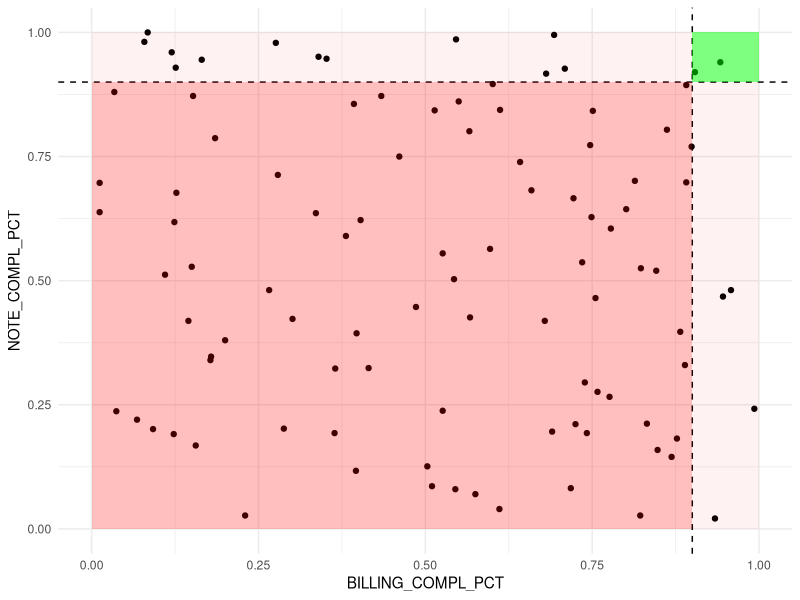
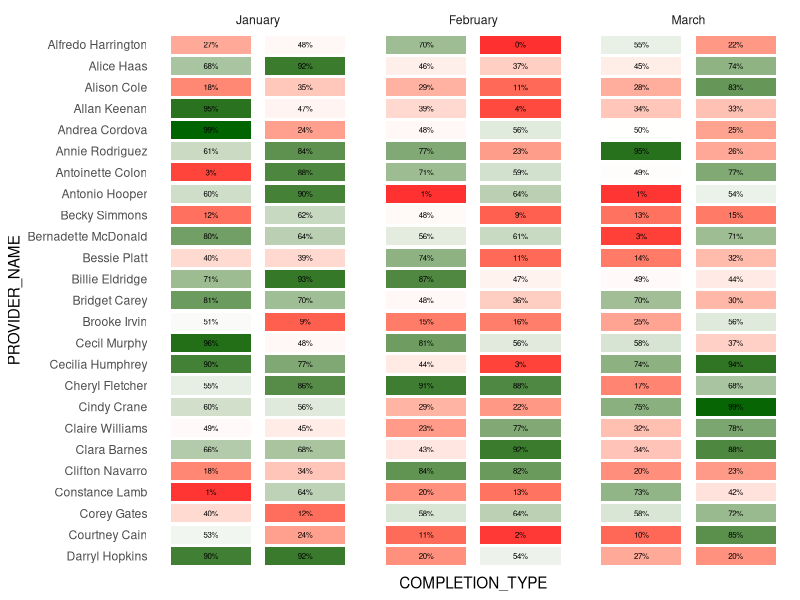
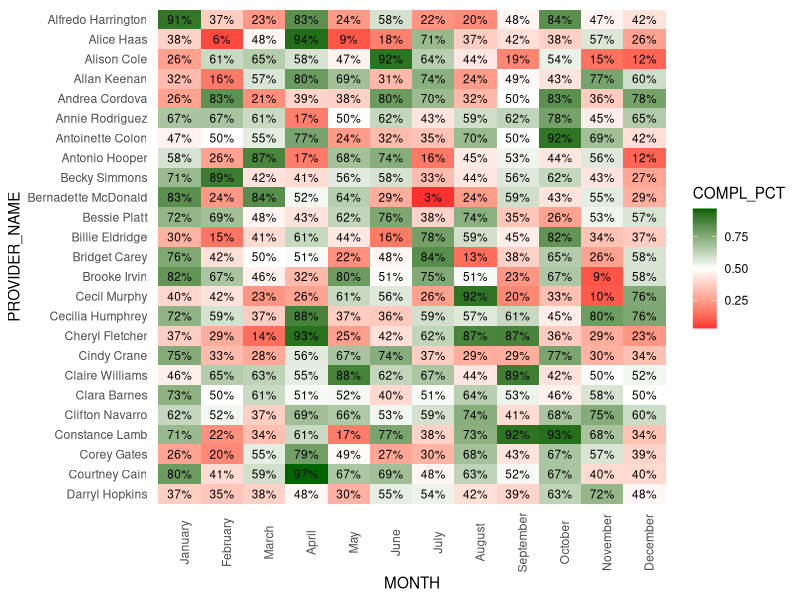

Recreate these plots in R, in order.
library(tidyverse)
library(readr)

DATASET_2 <- read_csv("DATASET_2.csv")
DATASET_2 <- DATASET_2 %>% 
    mutate(MONTH = factor(MONTH, levels = month.name, ordered = TRUE))

# Scatter Plot - ANYONE NOT IN TOP RIGHT IS IN TROUBLE
DATASET_2 %>% 
    filter(MONTH == "January") %>% 
    ggplot(mapping = aes(x = BILLING_COMPL_PCT, y = NOTE_COMPL_PCT)) + 
    geom_point() + 
    geom_hline(yintercept = 0.9, linetype = "dashed") + 
    geom_vline(xintercept = 0.9, linetype = "dashed") + 
    theme_minimal() + 
    theme(legend.position = "none") + 
    annotate(
        "rect", xmin = 0.9, xmax = 1, ymin = 0.9, ymax = 1, fill = "green", alpha = 0.5
    ) + 
    annotate(
        "rect", xmin = 0.9, xmax = 1, ymin = 0, ymax = 0.9, fill = "red", alpha = 0.05
    ) + 
    annotate(
        "rect", ymin = 0.9, ymax = 1, xmin = 0, xmax = 0.9, fill = "red", alpha = 0.05
    ) + 
    annotate(
        "rect", xmin = 0, xmax = 0.9, ymin = 0, ymax = 0.9, fill = "red", alpha = 0.25
    )

DATASET_2 <- DATASET_2 %>% 
    pivot_longer(
        cols = 4:6, 
        names_to = "COMPLETION_TYPE", 
        values_to = "COMPL_PCT"
    )
levls <- DATASET_2 %>% select(COMPLETION_TYPE) %>% distinct() %>% pull()

DATASET_2 <- DATASET_2 %>% 
    mutate(COMPLETION_TYPE = factor(COMPLETION_TYPE, levels = levls, ordered = TRUE))

PROVS <- DATASET_2 %>% distinct(PROVIDER_NAME) %>% slice(1:25) %>% pull()

# NOTE COMPLETION, BILLING COMPLETION, FACET BY MONTH
DATASET_2 %>% 
    filter(COMPLETION_TYPE != "DOCUMENTATION_COMPL_PCT") %>%
    filter(PROVIDER_NAME %in% PROVS) %>%
    filter(MONTH %in% c("January", "February", "March")) %>%
    ggplot(mapping = aes(x = COMPLETION_TYPE, y = PROVIDER_NAME)) +
    geom_tile(mapping = aes(height = 0.85, width = 0.85, fill = COMPL_PCT)) +
    geom_text(mapping = aes(label = scales::percent(COMPL_PCT, accuracy = 1)), size = 2) +
    facet_wrap(~ MONTH) +
    scale_fill_gradientn(
        colours = c("firebrick1", "white", "darkgreen"), 
        values = c(0, 0.5, 1)
    ) + 
    scale_y_discrete(lim=rev) + 
    theme_minimal() +
    theme(
        panel.grid.major = element_blank(),
        panel.grid.minor = element_blank(), 
        # axis.text.x = element_text(angle = 90), 
        axis.text.x = element_blank(), 
        legend.position = "none"
    )





# COMPLETION ONLY: BY MONTH, JAN - DEC
DATASET_2 %>% 
    filter(PROVIDER_NAME %in% PROVS) %>% 
    filter(COMPLETION_TYPE == "DOCUMENTATION_COMPL_PCT") %>% 
    ggplot(mapping = aes(x = MONTH, y = PROVIDER_NAME)) +
    geom_tile(mapping = aes(fill = COMPL_PCT)) + 
    # geom_tile(mapping = aes(height = 0.9, width = 0.95, fill = COMPL_PCT)) + 
    geom_text(mapping = aes(label = scales::percent(COMPL_PCT, accuracy = 1)), size = 3) +
    scale_y_discrete(lab = rev) +
    scale_fill_gradientn(
        colours = c("firebrick1", "white", "darkgreen"),
        # colours = terrain.colors(10), 
        values = c(0, 0.5, 1)
    ) + 
    # theme_tq() + 
    theme_minimal() + 
    theme(
        panel.grid.major = element_blank(),
        panel.grid.minor = element_blank(), 
        axis.text.x = element_text(angle = 90)
    )

